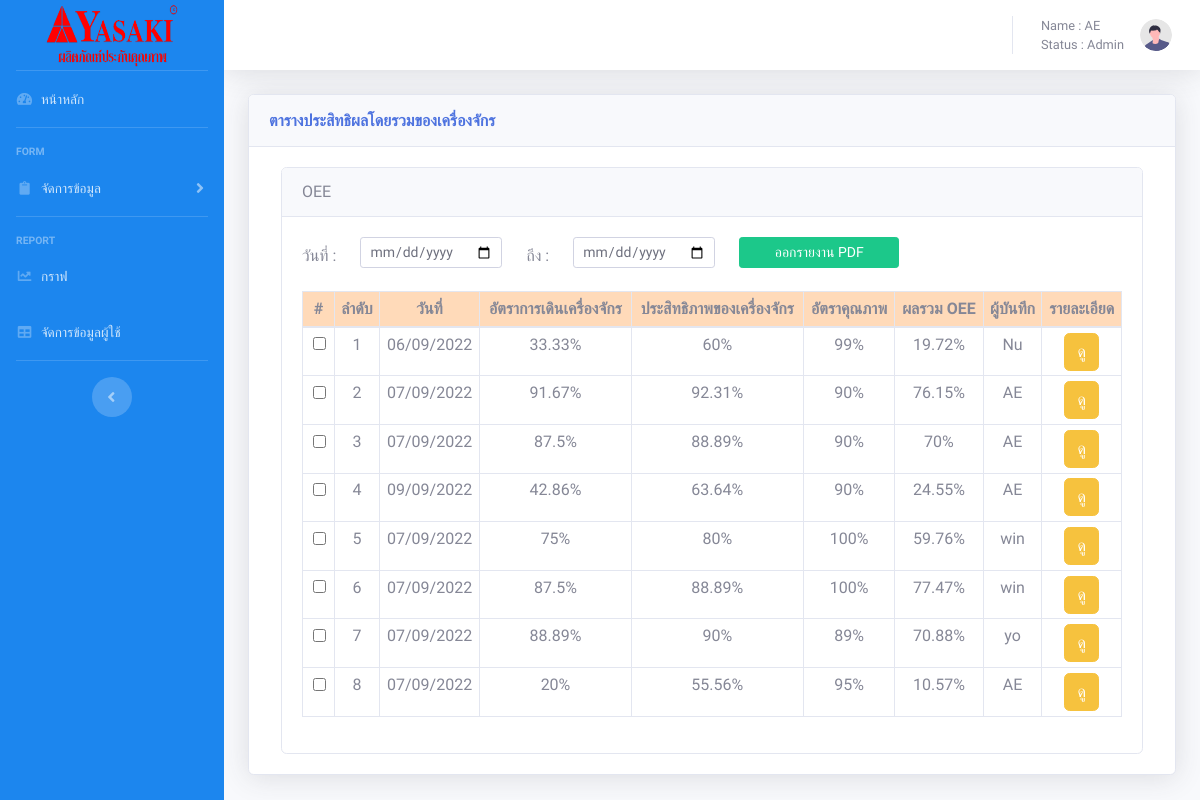
The app's page /admin/charts.php (signed in), older data.
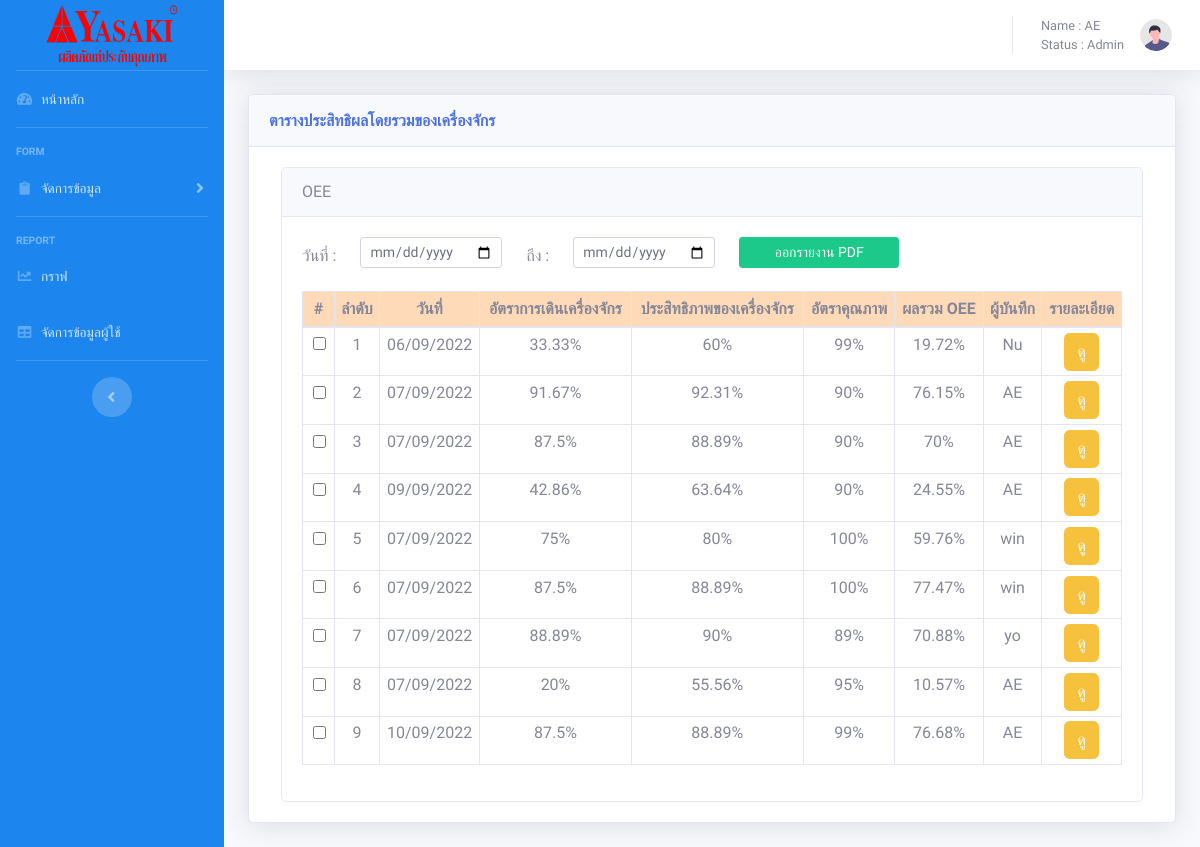
The same page, newer data.
### tables this page shows
CREATE TABLE `report` (
  `id` int(10) NOT NULL,
  `AT` double NOT NULL,
  `SP` double NOT NULL,
  `WT` double NOT NULL,
  `MS` double NOT NULL,
  `MIX` double NOT NULL,
  `RT` double NOT NULL,
  `MSS` double NOT NULL,
  `TT` double NOT NULL,
  `NO` double NOT NULL,
  `NUM` double NOT NULL,
  `TOT` double NOT NULL,
  `TR` float NOT NULL,
  `TS` float NOT NULL,
  `NT` int(20) NOT NULL,
  `EU` float NOT NULL,
  `date` date DEFAULT NULL,
  `u_id` varchar(10) NOT NULL
);

CREATE TABLE `users` (
  `u_id` int(11) NOT NULL,
  `u_usersname` varchar(50) NOT NULL,
  `u_pssaword` int(20) NOT NULL,
  `Status` varchar(20) NOT NULL,
  `std2` varchar(50) NOT NULL,
  `mac_id` varchar(50) NOT NULL
);

### admin/charts.php (the view, shortened to what the changed rows need)
<?php
require('config.php');
?>
<!DOCTYPE html>
<html lang="en">
<head>
    <link href="vendor/fontawesome-free/css/all.min.css" rel="stylesheet" type="text/css">
    <link href="css/sb-admin-2.min.css" rel="stylesheet">
    <link rel="stylesheet" type="text/css" href="https://cdn.datatables.net/1.12.1/css/dataTables.bootstrap5.min.css">
    <link rel="stylesheet" type="text/css" href="https://cdn.datatables.net/buttons/2.2.3/css/buttons.bootstrap5.min.css">
</head>
<body id="page-top" style="font-family: 'Pridi', serif;">
    <div id="wrapper">
        <div id="content-wrapper" class="d-flex flex-column">
            <div id="content">
                <div class="container-fluid">
                    <div class="card shadow mb-4">
                        <div class="card-body">
                            <div class="mx-auto col-12">
                                <div class="card">
                                    <div class="card-body">
                                        <div class="row mt-3">
                                            <div class="col-12 mx-auto">
                                                <form action="charts.php" method="get">
                                                    <table class="table table-bordered text-center table-sm " id="dataTable">
                                                        <thead>
                                                            <tr bgcolor="PeachPuff">
                                                                <th>#</th>
                                                                <th>ลำดับ</th>
                                                                <th>วันที่</th>
                                                                <th>อัตราการเดินเครื่องจักร</th>
                                                                <th>ประสิทธิภาพของเครื่องจักร</th>
                                                                <th>อัตราคุณภาพ</th>
                                                                <th>ผลรวม OEE</th>
                                                                <th>ผู้บันทึก</th>
                                                                <th>รายละเอียด</th>
                                                        </thead>
                                                        <?php
                                                        mysqli_query($conn, 'SET NAMES UTF8');
                                                        $sql = "SELECT * FROM `report` INNER JOIN users on report.u_id = users.u_id;";
                                                        $query = mysqli_query($conn, $sql);
                                                        $n1 = 0;
                                                        while ($value = mysqli_fetch_array($query)) {
                                                            $d = date_create($value['date']);
                                                            $d1 = date_format($d, "d/m/Y");
                                                            $n1++;
                                                            echo '<tr>
                                                        <td>
                                                        <div class="form-check">
                                                        <input type="checkbox" class="form-check-input w-100" id="no[]" name="no[]" value="' . $value["id"] . '">
                                                        </div>
                                                        </td>
                                                        </td>
                                                        <td>' . $n1 . '</td>
                                                        <td>' . $d1 . '</td>
                                                        <td>' . $value['TR'] . '%' . ' </td>
                                                        <td>' . $value['TS'] . '%' . '</td>
                                                        <td>' . $value['NT'] . '%' . '</td>
                                                        <td>' . $value['EU'] . '%' . '</td>
                                                        <td>' . $value['u_usersname'] . '</td>
                                                        <td><a href=" charts.php=' . $value["id"] . '&name=' . $value["u_usersname"] . '&date=' . $d1 . '"><button type="submit"  class="btn btn-warning  "name="button" >ดู</button>
                                                     </button>
                                                        </a></td>
                                                    </a>
                                                    </tr>';
                                                        }
                                                        ?>
                                                    </table>
                                                </form>
                                            </div>
                                        </div>
                                    </div>
                                </div>
                            </div>
                        </div>
                </div>
            </div>
        </div>
    </div>
    </div>
</body>
</html>

Row changes from the older to the newer data that the page shows:
added report: date "10/09/2022", TR "87.5", TS "88.89", NT "99", EU "76.68", u.u_usersname "AE"
